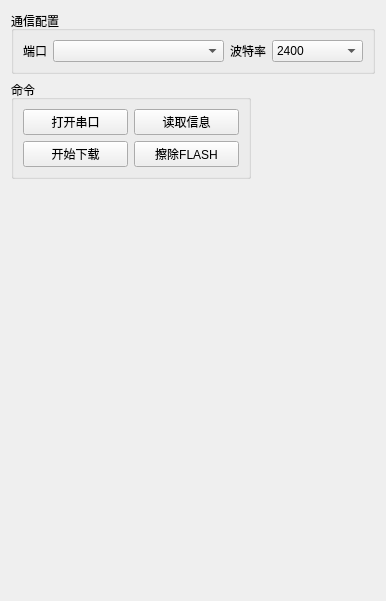
         <widget class="QWidget" name="STM32IAP">
          <attribute name="title">
           <string>STM32-IAP</string>
          </attribute>
          <layout class="QVBoxLayout" name="verticalLayout_6">
           <item>
            <widget class="QGroupBox" name="iapDowIConfig">
             <property name="maximumSize">
              <size>
               <width>460</width>
               <height>16777215</height>
              </size>
             </property>
             <property name="title">
              <string>通信配置</string>
             </property>
             <layout class="QHBoxLayout" name="horizontalLayout_4">
              <item>
               <widget class="QLabel" name="iapDowPort">
                <property name="font">
                 <font>
                  <family>Arial</family>
                  <pointsize>9</pointsize>
                 </font>
                </property>
                <property name="text">
                 <string>&lt;html&gt;&lt;head/&gt;&lt;body&gt;&lt;p&gt;端口&lt;/p&gt;&lt;/body&gt;&lt;/html&gt;</string>
                </property>
               </widget>
              </item>
              <item>
               <widget class="QComboBox" name="iapDowPortName">
                <property name="minimumSize">
                 <size>
                  <width>171</width>
                  <height>0</height>
                 </size>
                </property>
               </widget>
              </item>
              <item>
               <widget class="QLabel" name="iapDowBaudRateLabel">
                <property name="font">
                 <font>
                  <family>Arial</family>
                 </font>
                </property>
                <property name="text">
                 <string>&lt;html&gt;&lt;head/&gt;&lt;body&gt;&lt;p&gt;波特率&lt;/p&gt;&lt;/body&gt;&lt;/html&gt;</string>
                </property>
               </widget>
              </item>
              <item>
               <widget class="QComboBox" name="iapDowBaudRate">
                <property name="minimumSize">
                 <size>
                  <width>91</width>
                  <height>0</height>
                 </size>
                </property>
                <item>
                 <property name="text">
                  <string>2400</string>
                 </property>
                </item>
                <item>
                 <property name="text">
                  <string>4800</string>
                 </property>
                </item>
                <item>
                 <property name="text">
                  <string>9600</string>
                 </property>
                </item>
                <item>
                 <property name="text">
                  <string>19200</string>
                 </property>
                </item>
                <item>
                 <property name="text">
                  <string>38400</string>
                 </property>
                </item>
                <item>
                 <property name="text">
                  <string>57600</string>
                 </property>
                </item>
                <item>
                 <property name="text">
                  <string>115200</string>
                 </property>
                </item>
               </widget>
              </item>
             </layout>
            </widget>
           </item>
           <item>
            <widget class="QGroupBox" name="iapDowIspCmd">
             <property name="maximumSize">
              <size>
               <width>240</width>
               <height>16777215</height>
              </size>
             </property>
             <property name="title">
              <string>命令</string>
             </property>
             <layout class="QGridLayout" name="gridLayout_17">
              <item row="0" column="0">
               <widget class="QPushButton" name="iapDowOpBtn">
                <property name="text">
                 <string>打开串口</string>
                </property>
               </widget>
              </item>
              <item row="0" column="1">
               <widget class="QPushButton" name="iapDowReadInfoBtn">
                <property name="text">
                 <string>读取信息</string>
                </property>
               </widget>
              </item>
              <item row="1" column="0">
               <widget class="QPushButton" name="iapDowFlashBtn">
                <property name="minimumSize">
                 <size>
                  <width>0</width>
                  <height>0</height>
                 </size>
                </property>
                <property name="text">
                 <string>开始下载</string>
                </property>
               </widget>
              </item>
              <item row="1" column="1">
               <widget class="QPushButton" name="iapDowEraseBtn">
                <property name="text">
                 <string>擦除FLASH</string>
                </property>
               </widget>
              </item>
             </layout>
            </widget>
           </item>
           <item>
            <spacer name="verticalSpacer_4">
             <property name="orientation">
              <enum>Qt::Vertical</enum>
             </property>
             <property name="sizeHint" stdset="0">
              <size>
               <width>20</width>
               <height>411</height>
              </size>
             </property>
            </spacer>
           </item>
          </layout>
         </widget>
